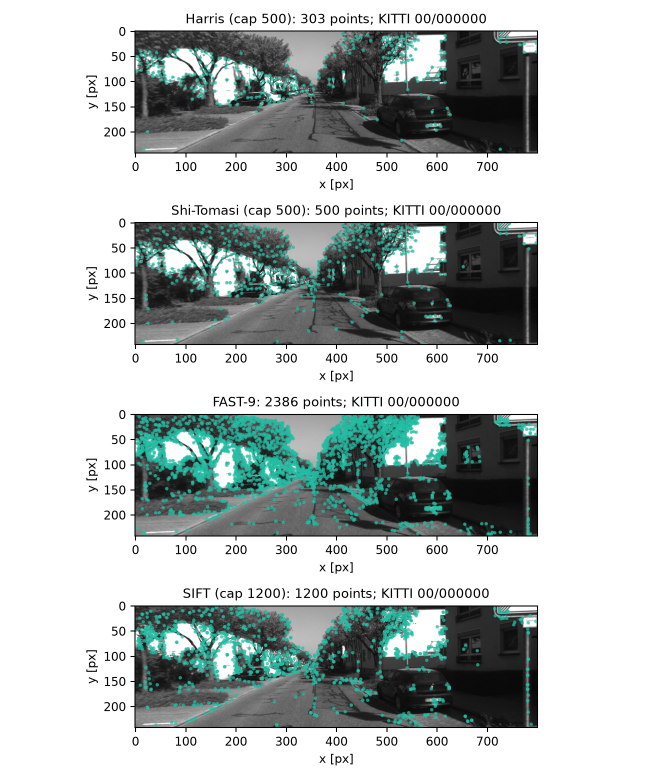
#> input picture research/computer-vision-textbook/correspondence/figures/d9_01_detectors.png, 1330 x 1558 px (shown at 1/2 size)
$ python -i experiment.py   (imports and definitions only)   (older library calls are emulated)
#> lines starting #> are read from the running program, lines starting #| are printed output that depends on the picture
"""Reproducible teaching experiments, not production CV or neural reproductions."""
from pathlib import Path
import hashlib
import json
import platform
import subprocess
import sys
import time

import cv2
import matplotlib
# [1 line not run here, left out]
import matplotlib.pyplot as plt
import numpy as np
import scipy
from scipy.optimize import linear_sum_assignment
from scipy.spatial import cKDTree

BASE = Path(__file__).resolve().parents[1]
ROOT = BASE.parents[2]
# [1 line that did not run here, left out]
# [2 lines not run here, left out]


def save_json(path, value):
    path.parent.mkdir(parents=True, exist_ok=True)
    path.write_text(json.dumps(value, indent=2, ensure_ascii=False) + "\n")


# [57 lines left out: functions artifact, finish, project, normalize_points, dlt, not called in this run]


def rootsift(desc):
    desc = np.asarray(desc, np.float32)
    return np.sqrt(desc / np.maximum(desc.sum(axis=1, keepdims=True), 1e-12))


# [19 lines left out: functions sinkhorn, ransac_trials, not called in this run]


def huber_weights(r, delta=1.0):
    return np.minimum(1., delta / np.maximum(np.abs(r), 1e-12))


def softmax(x, axis=-1):
    e = np.exp(x - np.max(x, axis=axis, keepdims=True))
    return e/e.sum(axis=axis, keepdims=True)


def keypoints(img, method):
    if method == "ORB":
        detector = cv2.ORB_create(nfeatures=CFG["features"])
    else:
        detector = cv2.SIFT_create(nfeatures=CFG["features"])
    kp, desc = detector.detectAndCompute(img, None)
    if method == "RootSIFT":
        desc = rootsift(desc)
    return kp, desc


def xy(kp):
    return np.array([p.pt for p in kp], np.float64)


# [14 lines left out: function matching, not called in this run]


def feature_experiment(img):
    h, w = img.shape
    results, arrays, first = [], {}, {}
    sift_cache = {}
    for method in ["SIFT", "RootSIFT", "ORB"]:
        t = time.perf_counter()
        if method == "RootSIFT":
            k1, raw1 = sift_cache["source"]
            d1 = rootsift(raw1)
        else:
            k1, d1 = keypoints(img, method)
            if method == "SIFT":
                sift_cache["source"] = (k1,d1)
        extraction_ms = (time.perf_counter()-t)*1000
        for case in CFG["warp_cases"]:
            H = np.vstack([cv2.getRotationMatrix2D((w/2, h/2), case["angle"], case["scale"]), [0, 0, 1]])
            target = cv2.warpPerspective(img, H, (w, h))
            if case["blur"]:
                target = cv2.GaussianBlur(target, (0, 0), case["blur"])
            if method == "RootSIFT":
                k2, raw2 = sift_cache[case["name"]]
                d2 = rootsift(raw2)
            else:
                k2, d2 = keypoints(target, method)
                if method == "SIFT":
                    sift_cache[case["name"]] = (k2,d2)
            m = matching(k1, d1, k2, d2, H, method)
            q = project(H, xy(k1))
            visible = (q[:, 0] >= 16) & (q[:, 0] < w-16) & (q[:, 1] >= 16) & (q[:, 1] < h-16)
            near, _ = cKDTree(xy(k2)).query(q[visible])
            keep = (m["ratio"] < .75) & visible[m["a"]]
            good = m["err"] < CFG["geometry_threshold_px"]
            result = dict(method=method, case=case["name"], n1=len(k1), n2=len(k2),
                          visible=int(visible.sum()), repeatability=float((near<3).mean()),
                          selected=int(keep.sum()), correct=int((keep & good).sum()),
                          precision=float(good[keep].mean()) if keep.any() else None,
                          median_error_px=float(np.median(m["err"][keep])) if keep.any() else None,
                          diagnostic_ms=extraction_ms,
                          timing_scope="RootSIFT normalization only" if method=="RootSIFT" else "single detector call",
                          timing_is_benchmark=False)
            results.append(result)
            prefix = method + "_" + case["name"]
            arrays.update({prefix+"_"+key: val for key, val in m.items()})
            arrays[prefix+"_visible"] = visible
            arrays[prefix+"_kp0"] = xy(k1)
            arrays[prefix+"_kp1"] = xy(k2)
            if case["name"] == "rotate25":
                first[method] = (k1, d1, k2, d2, H, target, m, visible)
    artifact("features", **arrays)
    save_json(BASE/"artifacts/features/metrics.json", results)

    harris = cv2.goodFeaturesToTrack(img, 500, .01, 7, useHarrisDetector=True)
    shi = cv2.goodFeaturesToTrack(img, 500, .01, 7)
    fast = cv2.FastFeatureDetector_create(20, True).detect(img)
    fig, axes = plt.subplots(4, 1, figsize=(7, 8.2))
    for ax, points, name in zip(axes, [harris[:, 0], shi[:, 0], xy(fast), xy(first["SIFT"][0])],
                                ["Harris (cap 500)", "Shi-Tomasi (cap 500)", "FAST-9", "SIFT (cap 1200)"]):
        ax.imshow(img, cmap="gray", vmin=0, vmax=255)
        ax.scatter(points[:, 0], points[:, 1], s=3, c="#21bfa5", alpha=.6)
        ax.set_title(f"{name}: {len(points)} points; KITTI 00/000000")
        ax.set(xlabel="x [px]", ylabel="y [px]")
    finish(fig, "d9_01_detectors.png")

    sigmas = np.array([1.6*2**(i/3) for i in range(6)])
    smooth = [cv2.GaussianBlur(img.astype(float)/255, (0, 0), s) for s in sigmas]
    dogs = np.diff(np.array(smooth), axis=0)
    fig, axes = plt.subplots(2, 3, figsize=(7, 3.8))
    for i, ax in enumerate(axes[0]):
        level = cv2.pyrDown(img) if i == 1 else (cv2.pyrDown(cv2.pyrDown(img)) if i == 2 else img)
        ax.imshow(level, cmap="gray", extent=(0, level.shape[1], level.shape[0], 0))
        ax.set(xlim=(0, w), ylim=(h, 0), xlabel="level x [px]", ylabel="level y [px]")
        ax.set_title(f"Octave {i}: {level.shape}")
    for i, ax in enumerate(axes[1]):
        view = dogs[i, 75:155, 300:440]
        im = ax.imshow(view, cmap="coolwarm", vmin=-.09, vmax=.09, extent=(300,440,155,75))
        ax.set_title(f"DoG {sigmas[i]:.2f}->{sigmas[i+1]:.2f}")
        ax.set(xlabel="original x [px]", ylabel="original y [px]")
    fig.subplots_adjust(hspace=.85, wspace=.58, right=.98, left=.09, bottom=.30, top=.96)
    # A dedicated colorbar axis stays outside the data axes after layout changes.
    cax = fig.add_axes([.35,.14,.35,.025])
    fig.colorbar(im, cax=cax, orientation="horizontal", label="intensity difference [0-1]")
    fig.savefig(BASE/"figures/d9_02_scale_space.png", dpi=CFG["dpi"], facecolor="white")
    plt.close(fig)
    artifact("scale_space", sigmas=sigmas, dogs=dogs, harris=harris, shi=shi, fast=xy(fast))

    fig, axes = plt.subplots(3, 1, figsize=(7, 7.2))
    for method, color in [("SIFT", "#007f77"), ("RootSIFT", "#6a4c93"), ("ORB", "#cd502a")]:
        r = [v for v in results if v["method"] == method]
        for ax, field in zip(axes, ["repeatability", "precision", "correct"]):
            ax.plot([v["case"] for v in r], [v[field] for v in r], "o-", label=method, color=color)
    for ax, label in zip(axes, ["Directional repeatability", "Match precision (ratio < .75)", "Correct matches [count]"]):
        ax.set_ylabel(label); ax.grid(alpha=.2); ax.legend()
    finish(fig, "d9_03_feature_ablation.png")
    return first, results


# [295 lines left out: functions match_experiment, alignment_experiment, lk_pair, motion_experiment, tracking_toy, main, not called in this run]


# [2 lines not run here, left out]

>>> import cv2
>>> picture = cv2.imread('../figures/d9_01_detectors.png', cv2.IMREAD_GRAYSCALE)
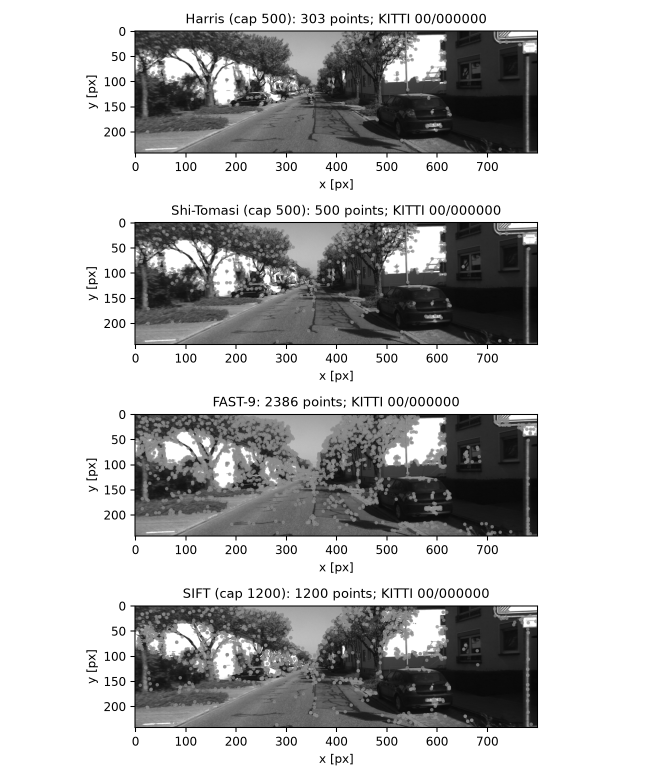
#> picture: shape (1558, 1330) (shown at 1/2 size); min 0, max 255, mean 188.3
>>> result = feature_experiment(picture)
#> after the loop in feature_experiment, `for method in ["SIFT", "RootSIFT", "ORB"]:`: arrays = 0 items; results = []; sift_cache = 0 items
#> (the run stopped early here; a loop or call above may not have finished)
